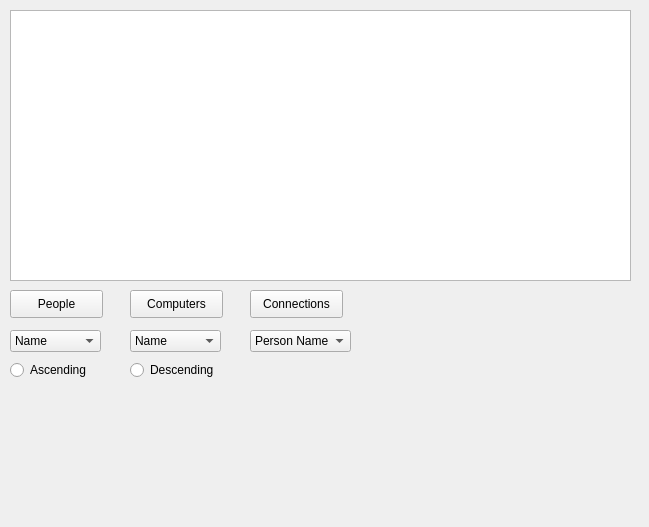
<?xml version="1.0" encoding="UTF-8"?>
<ui version="4.0">
 <class>DisplayForm</class>
 <widget class="QWidget" name="DisplayForm">
  <property name="geometry">
   <rect>
    <x>0</x>
    <y>0</y>
    <width>649</width>
    <height>527</height>
   </rect>
  </property>
  <property name="windowTitle">
   <string>Form</string>
  </property>
  <widget class="QTableWidget" name="tableWidgetDisplayInfo">
   <property name="geometry">
    <rect>
     <x>10</x>
     <y>10</y>
     <width>621</width>
     <height>271</height>
    </rect>
   </property>
  </widget>
  <widget class="QPushButton" name="pushButtonPersonSort">
   <property name="geometry">
    <rect>
     <x>10</x>
     <y>290</y>
     <width>93</width>
     <height>28</height>
    </rect>
   </property>
   <property name="text">
    <string>People</string>
   </property>
  </widget>
  <widget class="QPushButton" name="pushButtonComputerSort">
   <property name="geometry">
    <rect>
     <x>130</x>
     <y>290</y>
     <width>93</width>
     <height>28</height>
    </rect>
   </property>
   <property name="text">
    <string>Computers</string>
   </property>
  </widget>
  <widget class="QPushButton" name="pushButtonConnectionsSort">
   <property name="geometry">
    <rect>
     <x>250</x>
     <y>290</y>
     <width>93</width>
     <height>28</height>
    </rect>
   </property>
   <property name="text">
    <string>Connections</string>
   </property>
  </widget>
  <widget class="QRadioButton" name="radioButtonAscending">
   <property name="geometry">
    <rect>
     <x>10</x>
     <y>360</y>
     <width>95</width>
     <height>20</height>
    </rect>
   </property>
   <property name="text">
    <string>Ascending</string>
   </property>
  </widget>
  <widget class="QRadioButton" name="radioButtonDescending">
   <property name="geometry">
    <rect>
     <x>130</x>
     <y>360</y>
     <width>95</width>
     <height>20</height>
    </rect>
   </property>
   <property name="text">
    <string>Descending </string>
   </property>
  </widget>
  <widget class="QComboBox" name="comboBoxSortPerson">
   <property name="geometry">
    <rect>
     <x>10</x>
     <y>330</y>
     <width>91</width>
     <height>22</height>
    </rect>
   </property>
   <item>
    <property name="text">
     <string>Name</string>
    </property>
   </item>
   <item>
    <property name="text">
     <string>Age</string>
    </property>
   </item>
  </widget>
  <widget class="QComboBox" name="comboBoxSortComputer">
   <property name="geometry">
    <rect>
     <x>130</x>
     <y>330</y>
     <width>91</width>
     <height>22</height>
    </rect>
   </property>
   <item>
    <property name="text">
     <string>Name</string>
    </property>
   </item>
  </widget>
  <widget class="QComboBox" name="comboBoxSortConnection">
   <property name="geometry">
    <rect>
     <x>250</x>
     <y>330</y>
     <width>101</width>
     <height>22</height>
    </rect>
   </property>
   <item>
    <property name="text">
     <string>Person Name</string>
    </property>
   </item>
   <item>
    <property name="text">
     <string>Computer Name</string>
    </property>
   </item>
  </widget>
 </widget>
 <resources/>
 <connections/>
</ui>
